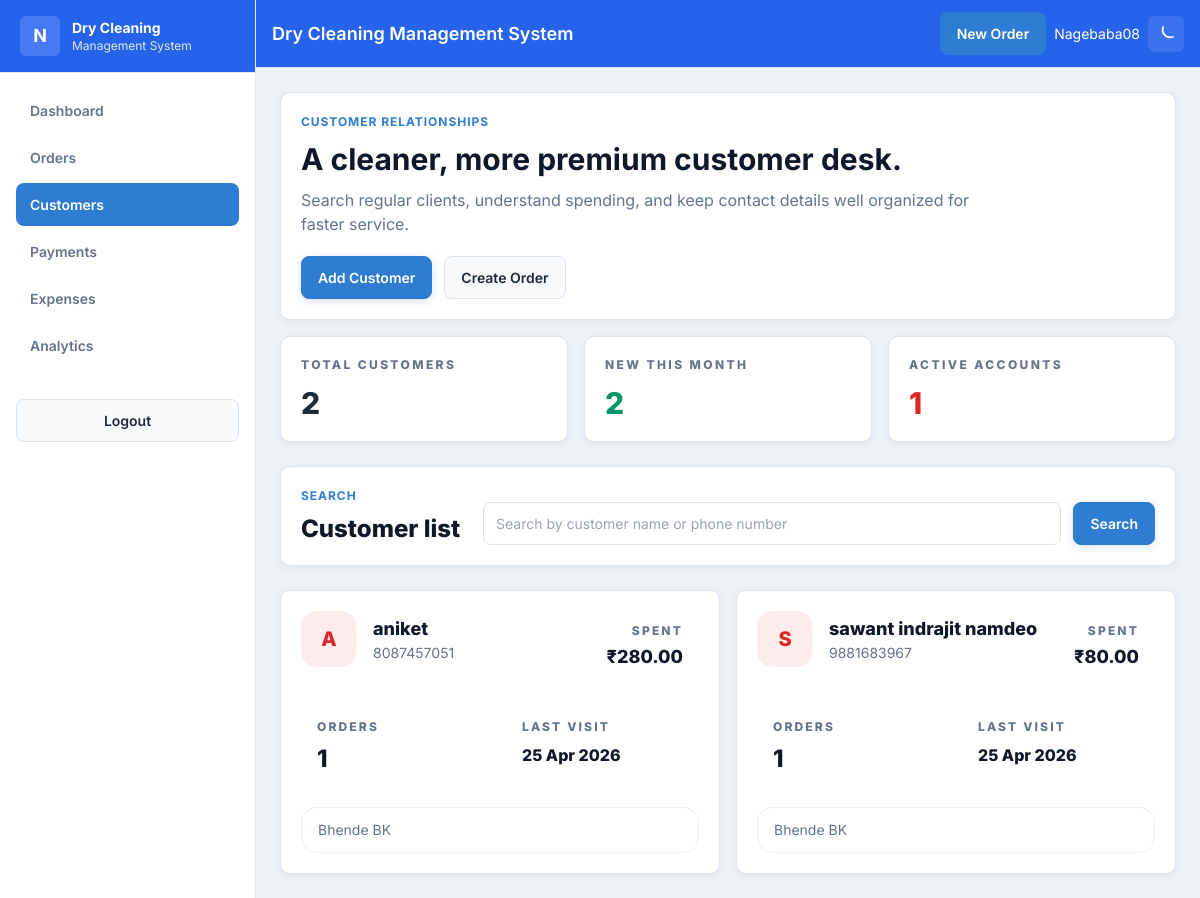
The page /customers/ (signed in) on the database its author committed.
### core/models.py (models this page shows, shortened)
class Customer(models.Model):
    name = models.CharField(max_length=200)
    phone = models.CharField(max_length=15, unique=True)
    address = models.TextField(blank=True)
    created_at = models.DateTimeField(auto_now_add=True)
    def total_spent(self):
        return sum(order.total_amount for order in self.orders.all())
    def last_visit(self):
        last = self.orders.order_by('-order_date').first()
        return last.order_date if last else None

class Order(models.Model):
    STATUS_CHOICES = [
        ('pending', 'Pending'),
        ('in_process', 'In Process'),
        ('ready', 'Ready'),
        ('delivered', 'Delivered'),
    ]
    order_number = models.CharField(max_length=20, unique=True)
    customer = models.ForeignKey(Customer, on_delete=models.CASCADE, related_name='orders')
    order_date = models.DateTimeField(default=timezone.now)
    delivery_date = models.DateField(null=True, blank=True)
    status = models.CharField(max_length=20, choices=STATUS_CHOICES, default='pending')
    notes = models.TextField(blank=True)
    total_amount = models.DecimalField(max_digits=10, decimal_places=2, default=0)

### core/views.py (the view)
# urls.py: path('customers/', views.customers_list, name='customers'),
@login_required
def customers_list(request):
    search = request.GET.get('q', '')
    qs = Customer.objects.all().order_by('name')
    if search:
        qs = qs.filter(Q(name__icontains=search) | Q(phone__icontains=search))
    customers = list(qs)
    month_start = timezone.localdate().replace(day=1)
    return render(request, 'customers.html', {
        'customers': customers,
        'search': search,
        'customer_count': len(customers),
        'new_this_month': Customer.objects.filter(created_at__date__gte=month_start).count(),
        'active_customers': Customer.objects.filter(orders__status__in=['pending', 'in_process', 'ready']).distinct().count(),
    })

### templates/customers.html (shortened to what this page needs)
{% extends 'base.html' %}
{% block content %}
<div class="space-y-6">
  <section class="grid gap-4 xl:grid-cols-[1.2fr_0.8fr]">
    <div class="card">
      <div class="section-kicker">Customer Relationships</div>
      <h2 class="mt-3 page-title text-slate-900 dark:text-slate-100">A cleaner, more premium customer desk.</h2>
      <p class="mt-3 max-w-2xl muted">Search regular clients, understand spending, and keep contact details well organized for faster service.</p>
      <div class="mt-5 flex flex-wrap gap-3">
        <button onclick="document.getElementById('add-customer-modal').classList.remove('hidden')" class="btn-primary">Add Customer</button>
        <a href="/orders/create/" class="btn-secondary">Create Order</a>
      </div>
    </div>
    <div class="grid gap-4 sm:grid-cols-3 xl:grid-cols-1">
      <div class="card metric-card"><div class="muted text-xs font-extrabold uppercase tracking-[0.2em]">Total Customers</div><div class="mt-3 text-3xl font-extrabold">{{ customer_count }}</div></div>
      <div class="card metric-card"><div class="muted text-xs font-extrabold uppercase tracking-[0.2em]">New This Month</div><div class="mt-3 text-3xl font-extrabold text-emerald-600 dark:text-emerald-300">{{ new_this_month }}</div></div>
      <div class="card metric-card"><div class="muted text-xs font-extrabold uppercase tracking-[0.2em]">Active Accounts</div><div class="mt-3 text-3xl font-extrabold text-red-600 dark:text-red-300">{{ active_customers }}</div></div>
    </div>
  </section>
  <section class="card">
    <div class="flex flex-col gap-4 lg:flex-row lg:items-end lg:justify-between">
      <div>
        <div class="section-kicker">Search</div>
        <h3 class="mt-2 text-2xl font-extrabold text-slate-900 dark:text-slate-100">Customer list</h3>
      </div>
      <form method="get" class="flex w-full max-w-2xl flex-col gap-3 sm:flex-row">
        <input type="text" name="q" value="{{ search }}" placeholder="Search by customer name or phone number" class="input-field flex-1">
        <button type="submit" class="btn-primary">Search</button>
      </form>
    </div>
  </section>
  <section class="grid gap-4 md:grid-cols-2 2xl:grid-cols-3">
    {% for customer in customers %}
    <a href="/customers/{{ customer.pk }}/" class="card card-soft transition hover:-translate-y-1 hover:shadow-lg">
      <div class="flex items-start justify-between gap-4">
        <div class="flex items-center gap-4">
          <div class="flex h-14 w-14 items-center justify-center rounded-2xl bg-red-500/10 text-xl font-extrabold text-red-600 dark:text-red-300">{{ customer.name|first|upper }}</div>
          <div>
            <div class="text-lg font-extrabold text-slate-900 dark:text-slate-100">{{ customer.name }}</div>
            <div class="muted text-sm">{{ customer.phone }}</div>
          </div>
        </div>
        <div class="rounded-2xl bg-white/80 px-4 py-3 text-right dark:bg-slate-900/70">
          <div class="text-xs font-extrabold uppercase tracking-[0.18em] muted">Spent</div>
          <div class="mt-1 text-lg font-extrabold text-slate-900 dark:text-slate-100">&#8377;{{ customer.total_spent }}</div>
        </div>
      </div>
      <div class="mt-5 grid gap-3 sm:grid-cols-2">
        <div class="rounded-2xl bg-white/80 p-4 dark:bg-slate-900/70">
          <div class="text-xs font-extrabold uppercase tracking-[0.18em] muted">Orders</div>
          <div class="mt-2 text-2xl font-extrabold text-slate-900 dark:text-slate-100">{{ customer.orders.count }}</div>
        </div>
        <div class="rounded-2xl bg-white/80 p-4 dark:bg-slate-900/70">
          <div class="text-xs font-extrabold uppercase tracking-[0.18em] muted">Last Visit</div>
          <div class="mt-2 text-base font-extrabold text-slate-900 dark:text-slate-100">{% if customer.last_visit %}{{ customer.last_visit|date:"d M Y" }}{% else %}No orders yet{% endif %}</div>
        </div>
      </div>
      {% if customer.address %}
      <div class="mt-4 rounded-2xl border border-slate-200/70 px-4 py-3 text-sm muted dark:border-slate-700">{{ customer.address }}</div>
      {% endif %}
    </a>
    {% endfor %}
  </section>
</div>
{% endblock %}

### templates/base.html (shortened to what this page needs)
<!DOCTYPE html>
<html lang="en" class="light">
<head>
<script src="https://cdn.tailwindcss.com"></script>
</head>
<body class="min-h-screen">
{% block full_page %}
<div class="flex min-h-screen">
  <aside id="sidebar" class="no-print fixed inset-y-0 left-0 z-30 w-64 -translate-x-full border-r border-slate-200 bg-white transition-transform duration-300 dark:border-slate-700 dark:bg-slate-900 lg:translate-x-0">
    <div class="border-b border-slate-200 bg-brand-600 px-5 py-4 text-white dark:border-slate-700">
      <div class="flex items-center gap-3">
        <div class="flex h-10 w-10 items-center justify-center rounded-md bg-white/15 text-lg font-bold">N</div>
        <div>
          <div class="text-sm font-bold">Dry Cleaning</div>
          <div class="text-xs text-blue-100">Management System</div>
        </div>
      </div>
    </div>
    <nav class="space-y-1 p-4">
      <a href="/" class="sidebar-link {% if request.resolver_match.url_name == 'dashboard' %}active{% endif %}">Dashboard</a>
      <a href="/orders/" class="sidebar-link {% if 'order' in request.resolver_match.url_name %}active{% endif %}">Orders</a>
      <a href="/customers/" class="sidebar-link {% if 'customer' in request.resolver_match.url_name %}active{% endif %}">Customers</a>
      <a href="/payments/" class="sidebar-link {% if request.resolver_match.url_name == 'payments' %}active{% endif %}">Payments</a>
      <a href="/expenses/" class="sidebar-link {% if request.resolver_match.url_name == 'expenses' %}active{% endif %}">Expenses</a>
      <a href="/analytics/" class="sidebar-link {% if request.resolver_match.url_name == 'analytics' %}active{% endif %}">Analytics</a>
    </nav>
    <div class="mt-auto p-4">
      <a href="/logout/" class="btn-secondary w-full">Logout</a>
    </div>
  </aside>
  <div class="flex flex-1 flex-col lg:ml-64">
    <header class="no-print border-b border-slate-200 bg-brand-600 px-4 py-3 text-white dark:border-slate-700">
      <div class="flex items-center justify-between gap-3">
        <div class="flex items-center gap-3">
          <div class="text-lg font-semibold">Dry Cleaning Management System</div>
        </div>
        <div class="flex items-center gap-2">
          <a href="/orders/create/" class="btn-primary hidden sm:inline-flex">New Order</a>
          <span class="hidden text-sm sm:inline">{{ request.user.username }}</span>
          <button onclick="toggleTheme()" class="rounded-md bg-white/10 p-2" title="Toggle theme">
            <svg class="block h-5 w-5 dark:hidden" fill="none" stroke="currentColor" viewBox="0 0 24 24"><path stroke-linecap="round" stroke-linejoin="round" stroke-width="2" d="M20.354 15.354A9 9 0 018.646 3.646"/></svg>
          </button>
        </div>
      </div>
    </header>
    <main class="flex-1 p-4 lg:p-6">
      {% block content %}{% endblock %}
    </main>
  </div>
</div>
{% endblock %}
</body>
</html>

### templates/base.html (style rules this page uses)
:root { --bg: #edf2f7; --surface: #ffffff; --surface-soft: #f8fafc; --text: #1e293b; --muted: #64748b; --line: #dbe3ee; --brand: #2f7dd3; --brand-dark: #2563eb; --success: #16a34a; --danger: #ef4444; --warning: #f59e0b; --shadow: 0 2px 10px rgba(15, 23, 42, 0.06); }
body { font-family: 'Inter', sans-serif; background: var(--bg); color: var(--text); }
.card { background: var(--surface); border: 1px solid var(--line); border-radius: 10px; box-shadow: var(--shadow); padding: 20px; }
.sidebar-link { display: flex; align-items: center; gap: 12px; padding: 11px 14px; border-radius: 8px; color: var(--muted); font-size: 14px; font-weight: 600; transition: 0.18s ease; }
.sidebar-link.active { background: var(--brand); color: white; }
.btn-primary, .btn-secondary { display: inline-flex; align-items: center; justify-content: center; gap: 8px; padding: 10px 16px; border-radius: 8px; font-size: 14px; font-weight: 600; transition: 0.18s ease; }
.btn-primary { background: var(--brand); color: white; border: 1px solid var(--brand); box-shadow: 0 2px 8px rgba(37, 99, 235, 0.18); }
.btn-secondary { background: var(--surface-soft); color: var(--text); border: 1px solid var(--line); }
.input-field, textarea.input-field, select.input-field { width: 100%; padding: 10px 12px; border: 1px solid var(--line); border-radius: 8px; background: white; color: var(--text); font-size: 14px; outline: none; transition: 0.18s ease; }
.section-kicker { font-size: 12px; font-weight: 700; color: var(--brand); text-transform: uppercase; letter-spacing: 0.08em; }
.page-title { font-size: 30px; line-height: 1.1; font-weight: 700; }
.muted { color: var(--muted); }

### rows shown on the page
Customer: name|first "A", name "aniket", phone "8087457051", total_spent "280.00", orders.count "1", last_visit "25 Apr 2026", address "Bhende BK"
Customer: name|first "S", name "sawant indrajit namdeo", phone "9881683967", total_spent "80.00", orders.count "1", last_visit "25 Apr 2026", address "Bhende BK"

### other values the page prints
{{ request.user.username }} "Nagebaba08"
{{ customer_count }} "2"
{{ new_this_month }} "2"
{{ active_customers }} "1"
